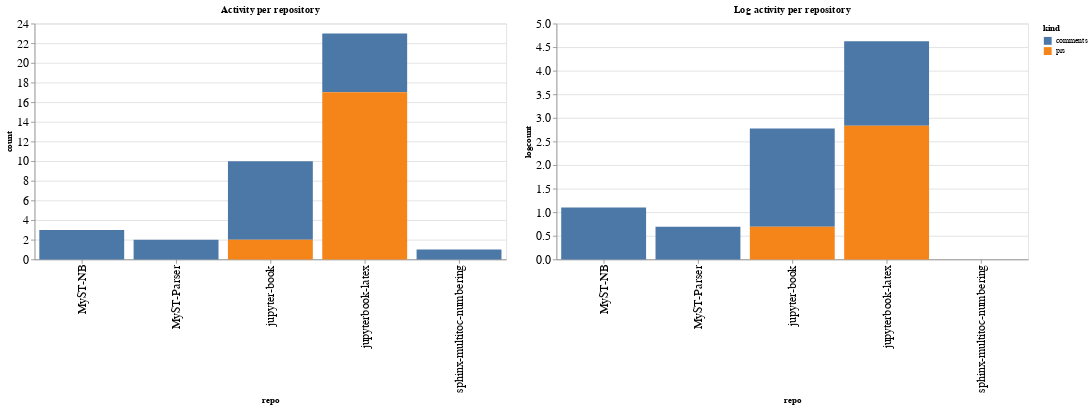

Notebook code for this chart:
### Code cell
ch1 = alt.Chart(repo_summaries, width=600, title="Activity per repository").mark_bar().encode(
    x='repo',
    y='count',
    color='kind',
    tooltip="kind"
)

ch2 = alt.Chart(repo_summaries, width=600, title="Log activity per repository").mark_bar().encode(
    x='repo',
    y='logcount',
    color='kind',
    tooltip="kind"
)

ch1 | ch2

### Figure 1 — Vega-Lite specification as saved in the notebook (floating-point values rounded to 4 significant figures)
{"config": {"axisLeft": {"labelFontSize": 15}, "axisBottom": {"labelFontSize": 15}}, "hconcat": [{"mark": "bar", "encoding": {"color": {"type": "nominal", "field": "kind"}, "tooltip": {"type": "nominal", "field": "kind"}, "x": {"type": "nominal", "field": "repo"}, "y": {"type": "quantitative", "field": "count"}}, "title": "Activity per repository", "width": 600}, {"mark": "bar", "encoding": {"color": {"type": "nominal", "field": "kind"}, "tooltip": {"type": "nominal", "field": "kind"}, "x": {"type": "nominal", "field": "repo"}, "y": {"type": "quantitative", "field": "logcount"}}, "title": "Log activity per repository", "width": 600}], "data": {"name": "data-e56828204ab7f01c5bc0f7901ad6a941"}, "$schema": "https://vega.github.io/schema/vega-lite/v4.8.1.json", "datasets": {"data-e56828204ab7f01c5bc0f7901ad6a941": [{"repo": "MyST-NB", "kind": "comments", "count": 3, "logcount": 1.099}, {"repo": "MyST-Parser", "kind": "comments", "count": 2, "logcount": 0.6931}, {"repo": "jupyter-book", "kind": "comments", "count": 8, "logcount": 2.079}, {"repo": "jupyter-book", "kind": "prs", "count": 2, "logcount": 0.6931}, {"repo": "jupyterbook-latex", "kind": "comments", "count": 6, "logcount": 1.792}, {"repo": "jupyterbook-latex", "kind": "prs", "count": 17, "logcount": 2.833}, {"repo": "sphinx-multitoc-numbering", "kind": "comments", "count": 1, "logcount": 0.0}]}}
